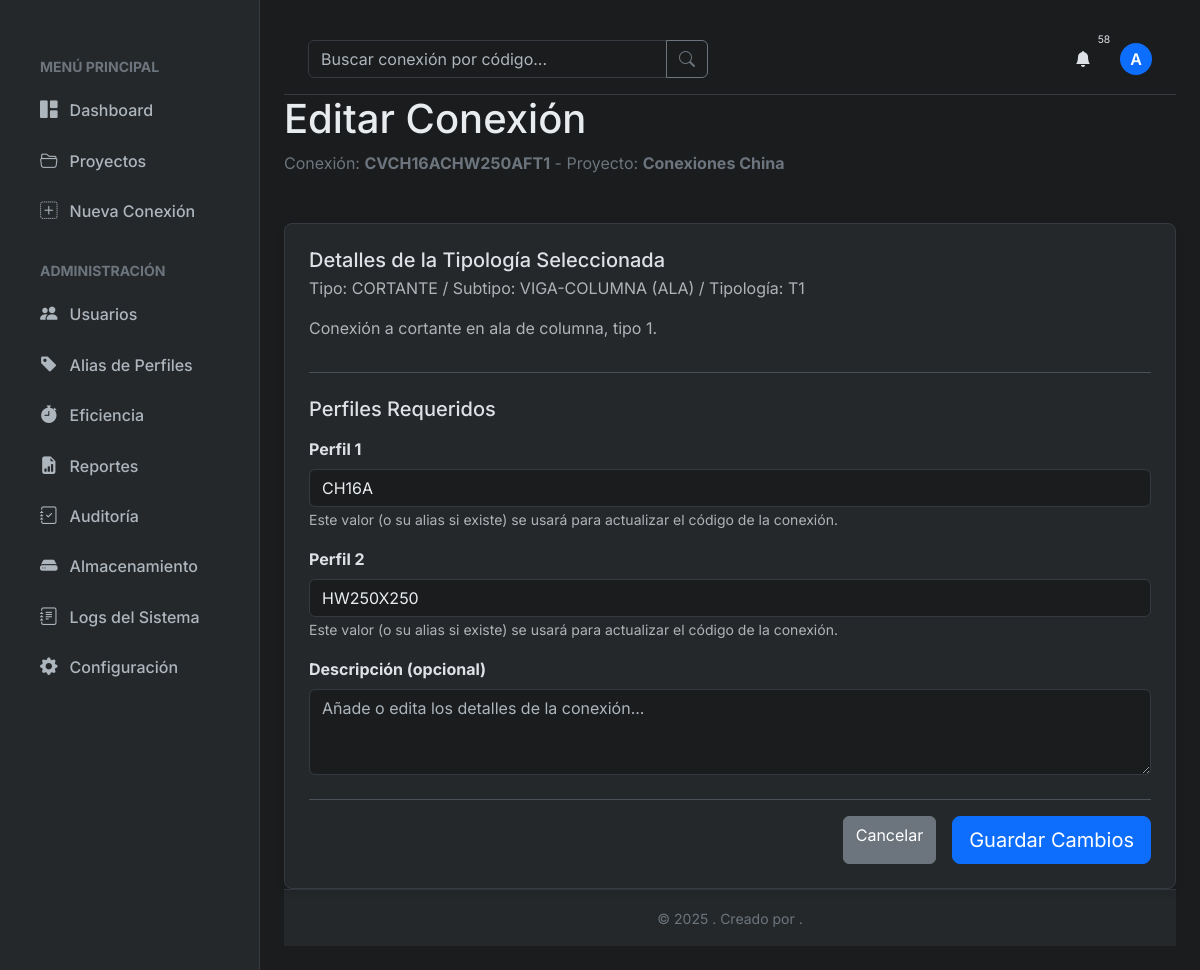
Screenshot of /conexiones/1/editar (signed in) with the database file from the repository.
### tables this page shows
CREATE TABLE usuarios (
  id INTEGER PRIMARY KEY AUTOINCREMENT,      -- Identificador único para cada usuario.
  username TEXT NOT NULL UNIQUE,             -- Nombre de usuario para el login, debe ser único.
  nombre_completo TEXT NOT NULL,             -- Nombre completo del usuario para mostrar en la interfaz.
  email TEXT NOT NULL UNIQUE,                -- Correo electrónico, debe ser único.
  password_hash TEXT NOT NULL,               -- Contraseña hasheada para almacenamiento seguro.
  activo BOOLEAN NOT NULL DEFAULT 1,         -- Indica si la cuenta está activa (1) o desactivada (0).
  fecha_creacion TIMESTAMP NOT NULL DEFAULT CURRENT_TIMESTAMP -- Fecha y hora de creación de la cuenta.
);

CREATE TABLE conexiones (
  id INTEGER PRIMARY KEY AUTOINCREMENT,      -- Identificador único para cada conexión.
  codigo_conexion TEXT NOT NULL UNIQUE,      -- Código único generado por el sistema (ej: MV-IPE300-T1).
  proyecto_id INTEGER NOT NULL,              -- ID del proyecto al que pertenece la conexión.
  tipo TEXT NOT NULL,                        -- Tipo principal de conexión (ej: 'MOMENTO').
  subtipo TEXT NOT NULL,                     -- Subtipo dentro del tipo principal (ej: 'VIGA-COLUMNA (ALA)').
  tipologia TEXT NOT NULL,                   -- Tipología específica (ej: 'T0', 'T1').
  descripcion TEXT,                          -- Descripción opcional proporcionada por el solicitante.
  detalles_json TEXT,                        -- Almacena datos dinámicos (perfiles, etc.) en formato JSON.
  estado TEXT NOT NULL DEFAULT 'SOLICITADO'
    -- Se añade una restricción CHECK para garantizar la integridad de los datos de estado.
    CHECK(estado IN ('SOLICITADO', 'EN_PROCESO', 'REALIZADO', 'APROBADO', 'RECHAZADO')),
  solicitante_id INTEGER,                    -- ID del usuario que solicitó la conexión.
  realizador_id INTEGER,                     -- ID del usuario que está realizando la conexión.
  aprobador_id INTEGER,                      -- ID del usuario que aprobó la conexión.
  fecha_creacion TIMESTAMP NOT NULL DEFAULT CURRENT_TIMESTAMP, -- Fecha de creación de la solicitud.
  fecha_modificacion TIMESTAMP NOT NULL DEFAULT CURRENT_TIMESTAMP, -- Fecha de la última modificación de estado.
  detalles_rechazo TEXT,                     -- Almacena el motivo del rechazo.
  FOREIGN KEY (proyecto_id) REFERENCES proyectos (id) ON DELETE CASCADE,
  FOREIGN KEY (solicitante_id) REFERENCES usuarios (id) ON DELETE SET NULL,
  FOREIGN KEY (realizador_id) REFERENCES usuarios (id) ON DELETE SET NULL,
  FOREIGN KEY (aprobador_id) REFERENCES usuarios (id) ON DELETE SET NULL
);

CREATE TABLE proyectos (
  id INTEGER PRIMARY KEY AUTOINCREMENT,      -- Identificador único para cada proyecto.
  nombre TEXT NOT NULL UNIQUE,               -- Nombre del proyecto, debe ser único.
  descripcion TEXT,                          -- Descripción opcional del proyecto.
  fecha_creacion TIMESTAMP NOT NULL DEFAULT CURRENT_TIMESTAMP, -- Fecha de creación del proyecto.
  creador_id INTEGER,                        -- ID del usuario que creó el proyecto.
  FOREIGN KEY (creador_id) REFERENCES usuarios (id) ON DELETE SET NULL
);

### routes/conexiones.py (the view, shortened to what this page needs)
@conexiones_bp.route('/<int:conexion_id>/editar', methods=['GET', 'POST'])
@roles_required('ADMINISTRADOR', 'REALIZADOR', 'SOLICITANTE')
def editar_conexion(conexion_id):
    db = get_db()
    conexion = _get_conexion(conexion_id)
    user_roles = session.get('user_roles', [])
    user_id = g.user['id']
    can_edit = False
    if 'ADMINISTRADOR' in user_roles:
        can_edit = True
    elif 'SOLICITANTE' in user_roles and conexion['estado'] == 'SOLICITADO' and conexion['solicitante_id'] == user_id:
        can_edit = True
    elif 'REALIZADOR' in user_roles and conexion['estado'] == 'EN_PROCESO' and conexion['realizador_id'] == user_id:
        can_edit = True
    if not can_edit:
        if conexion['estado'] not in ['SOLICITADO', 'EN_PROCESO']:
             flash('Esta conexión ya no puede ser editada porque ha avanzado en el flujo de trabajo.', 'warning')
        else:
             abort(403)
        return redirect(url_for('conexiones.detalle_conexion', conexion_id=conexion_id))
    tipologia_config = _get_tipologia_config(conexion['tipo'], conexion['subtipo'], conexion['tipologia'])
    if not tipologia_config:
        flash("Error: No se encontró la configuración de la tipología para editar.", "danger")
        return redirect(url_for('conexiones.detalle_conexion', conexion_id=conexion_id))
    num_perfiles = tipologia_config.get('perfiles', 0)
    form = ConnectionForm()
    if num_perfiles < 3 and hasattr(form, 'perfil_3'):
        del form.perfil_3
    if num_perfiles < 2 and hasattr(form, 'perfil_2'):
        del form.perfil_2
    if request.method == 'GET':
        detalles_actuales = json.loads(conexion['detalles_json']) if conexion['detalles_json'] else {}
        form.descripcion.data = conexion['descripcion']
        for i in range(1, num_perfiles + 1):
            if hasattr(form, f'perfil_{i}'):
                setattr(getattr(form, f'perfil_{i}'), 'data', detalles_actuales.get(f'Perfil {i}'))
    return render_template('conexion_form_edit.html', form=form, conexion=conexion, tipologia=tipologia_config, titulo="Editar Conexión")

### templates/conexion_form_edit.html (shortened to what this page needs)
{% extends "base.html" %}
{% block content %}
<div class="page-header">
    <div>
        <h1>{{ titulo }}</h1>
        <p class="text-secondary">Conexión: <strong>{{ conexion.codigo_conexion|e }}</strong> - Proyecto: <strong>{{ conexion.proyecto_nombre|e }}</strong></p>
    </div>
</div>
<div class="card">
    <div class="card-body p-4">
        <form method="POST" action="{{ url_for('conexiones.editar_conexion', conexion_id=conexion.id) }}" novalidate>
            <div class="info-section border-bottom pb-3 mb-4">
                <h5 class="mb-1">Detalles de la Tipología Seleccionada</h5>
                <p class="text-muted">Tipo: {{ conexion.tipo|e }} / Subtipo: {{ conexion.subtipo|e }} / Tipología: {{ conexion.tipologia|e }}</p>
                <p class="text-muted">{{ tipologia.get('descripcion', 'Descripción no disponible para esta tipología.') }}</p>
            </div>
            <h5 class="mb-3">Perfiles Requeridos</h5>
            {% for i in range(1, tipologia.perfiles + 1) %}
            <div class="mb-3">
                <label for="perfil_{{i}}" class="form-label fw-bold">Perfil {{i}}</label>
                {{ form['perfil_' ~ i](class="form-control" + (" is-invalid" if form['perfil_' ~ i].errors else ""),
                                    id="perfil_" ~ i,
                                    placeholder="Ingresa el nombre completo para el Perfil " ~ i) }}
                <small class="form-text text-muted">Este valor (o su alias si existe) se usará para actualizar el código de la conexión.</small>
            </div>
            {% endfor %}
            <div class="mb-4">
                {{ form.descripcion.label(class="form-label fw-bold") }}
                {{ form.descripcion(class="form-control" + (" is-invalid" if form.descripcion.errors else ""),
                                    id="descripcion",
                                    rows="3",
                                    placeholder="Añade o edita los detalles de la conexión...") }}
            </div>
            <div class="d-flex justify-content-end border-top pt-3 mt-4">
                <a href="{{ url_for('conexiones.detalle_conexion', conexion_id=conexion.id) }}" class="btn btn-secondary me-3">Cancelar</a>
                <button type="submit" class="btn btn-primary btn-lg">Guardar Cambios</button>
            </div>
        </form>
    </div>
</div>
{% endblock %}

### templates/base.html (shortened to what this page needs)
<!DOCTYPE html>
<html lang="es" data-bs-theme="{{ theme }}">
<head>
    <link href="https://cdn.jsdelivr.net/npm/bootstrap-icons@1.11.3/font/bootstrap-icons.min.css" rel="stylesheet">
    <link href="https://cdn.jsdelivr.net/npm/bootstrap@5.3.3/dist/css/bootstrap.min.css" rel="stylesheet">
    <link rel="stylesheet" href="{{ url_for('static', filename='css/style.css') }}">
</head>
<body >
    <div class="app-container">
        <aside class="sidebar" id="sidebar">
            <nav class="sidebar-nav">
                <ul>
                    <li class="text-secondary text-uppercase small fw-bold px-3 mb-2">Menú Principal</li>
                    <li><a href="{{ url_for('main.dashboard') }}" class="{{ 'active' if 'main.dashboard' == request.endpoint }}"><i class="bi bi-grid-1x2-fill"></i> Dashboard</a></li>
                    <li><a href="{{ url_for('proyectos.listar_proyectos') }}" class="{{ 'active' if request.blueprint == 'proyectos' }}"><i class="bi bi-folder2-open"></i> Proyectos</a></li>
                    <li><a href="{{ url_for('main.catalogo') }}" class="{{ 'active' if 'main.catalogo' == request.endpoint or 'conexiones.crear_conexion_form' == request.endpoint }}"><i class="bi bi-plus-square-dotted"></i> Nueva Conexión</a></li>
                </ul>
                {% set user_roles = session.get('user_roles', []) %}
                {% set is_admin = 'ADMINISTRADOR' in user_roles %}
                {% set can_view_general_admin = is_admin or 'APROBADOR' in user_roles or 'REALIZADOR' in user_roles or 'SOLICITANTE' in user_roles %}
                {% if is_admin or can_view_general_admin %}
                <ul class="mt-4">
                    <li class="text-secondary text-uppercase small fw-bold px-3 mb-2">Administración</li>
                    {% if is_admin %}
                    <li><a href="{{ url_for('admin.listar_usuarios') }}" class="{{ 'active' if 'usuario' in request.endpoint or 'permisos' in request.endpoint }}"><i class="bi bi-people-fill"></i> Usuarios</a></li>
                    {% endif %}
                    {% if can_view_general_admin %}
                    <li><a href="{{ url_for('admin.gestionar_alias') }}" class="{{ 'active' if 'alias' in request.endpoint }}"><i class="bi bi-tag-fill"></i> Alias de Perfiles</a></li>
                    {% endif %}
                    {% if is_admin %}
                    <li><a href="{{ url_for('admin.eficiencia') }}" class="{{ 'active' if 'eficiencia' in request.endpoint }}"><i class="bi bi-stopwatch-fill"></i> Eficiencia</a></li>
                    {% endif %}
                    {% if can_view_general_admin %}
                    <li><a href="{{ url_for('admin.listar_reportes') }}" class="{{ 'active' if request.endpoint in ['admin.listar_reportes', 'admin.nuevo_reporte', 'admin.editar_reporte'] }}"><i class="bi bi-file-earmark-bar-graph-fill"></i> Reportes</a></li>
                    {% endif %}
                    {% if is_admin %}
                    <li><a href="{{ url_for('admin.ver_auditoria') }}" class=" {{ 'active' if 'auditoria' in request.endpoint }}"><i class="bi bi-journal-check"></i> Auditoría</a></li>
                    {% endif %}
                    {% if can_view_general_admin %}
                    <li><a href="{{ url_for('admin.storage_management') }}" class="{{ 'active' if 'storage' in request.endpoint }}"><i class="bi bi-hdd-fill"></i> Almacenamiento</a></li>
                    {% endif %}
                    {% if is_admin %}
                    <li><a href="{{ url_for('admin.logs') }}" class="{{ 'active' if 'logs' in request.endpoint }}"><i class="bi bi-journal-text"></i> Logs del Sistema</a></li>
                    <li><a href="{{ url_for('admin.configuracion') }}" class="{{ 'active' if 'configuracion' in request.endpoint }}"><i class="bi bi-gear-fill"></i> Configuración</a></li>
                    {% endif %}
                </ul>
                {% endif %}
            </nav>
        </aside>
        <main class="main-content">
            <header class="main-header">
                <form action="{{ url_for('main.buscar') }}" method="get" class="search-form">
                    <div class="input-group">
                        <input type="search" name="q" class="form-control" placeholder="Buscar conexión por código..." value="{{ request.args.get('q', '') }}">
                        <button class="btn btn-outline-secondary" type="submit" aria-label="Buscar"><i class="bi bi-search"></i></button>
                    </div>
                </form>
                <div class="header-actions">
                    <div class="dropdown">
                        <button class="btn btn-icon" type="button" id="notification-bell" data-bs-toggle="dropdown" aria-expanded="false" aria-label="Notificaciones">
                            <i class="bi bi-bell-fill"></i>
                            {% if g.user and g.notifications|length > 0 %}
                            <span class="notification-badge">{{ g.notifications|length }}</span>
                            {% endif %}
                        </button>
                    </div>
                    <div class="dropdown">
                        <a href="#" class="d-flex align-items-center text-decoration-none" id="dropdownUser" data-bs-toggle="dropdown" aria-expanded="false" aria-label="Menú de usuario">
                            <div class="avatar-placeholder-sm">{{ g.user.nombre_completo[0]|upper if g.user else '?' }}</div>
                        </a>
                    </div>
                </div>
            </header>
            <div class="content-wrapper">
                {% block content %}{% endblock %}
            </div>
            <footer class="main-footer mt-auto py-3 text-center text-secondary">
                <div class="container">
                    <small>&copy; {{ datetime.now().year }} {{ g.nombre_empresa|e }}. Creado por {{ g.creador|e }}.</small>
                </div>
            </footer>
        </main>
    </div>
</body>
</html>

### rows the page displays
usuarios: user "A"
conexiones: codigo_conexion "CVCH16ACHW250AFT1", tipo "CORTANTE", subtipo "VIGA-COLUMNA (ALA)", tipologia "T1"
proyectos: proyecto_nombre "Conexiones China"

### other values shown
{{ g.notifications|length }} "58"
{{ titulo }} "Editar Conexión"
{{ i }} "1" "2"
